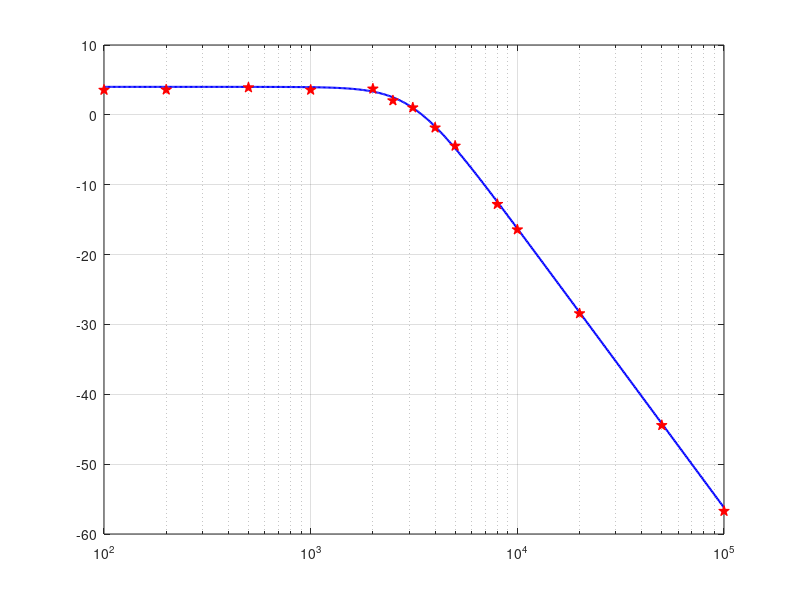

MATLAB code to generate this figure: (Note: this script raises an error after producing the figure.)
clc; clear; close all;

%% 1. 参数设置
R = 5.1e3;      % 电阻 5.1k
C = 10e-9;      % 电容 10nF
fc_theory = 1 / (2 * pi * R * C); % 理论截止频率 (~3120 Hz)

% 设定增益 (假设已修正为巴特沃斯响应，防止振荡)
% 巴特沃斯响应要求 Q=0.707，对应增益 A = 1.586 (约 4dB)
Av = 1.586; 

%% 2. 计算理论幅频特性 (低通 Low-Pass)
f_smooth = logspace(2, 5, 500); % 频率范围 100Hz - 100kHz
w_smooth = 2 * pi * f_smooth;
s = 1i * w_smooth;

% Sallen-Key 低通滤波器传递函数
% H(s) = [Av] / [(sRC)^2 + sRC*(3-Av) + 1]
RC = R * C;
H_s = Av ./ ((s*RC).^2 + (s*RC)*(3-Av) + 1); 
Mag_smooth_dB = 20 * log10(abs(H_s));

%% 3. 生成"伪造"的实验数据点
% 选取实验测试频点 (涵盖通带、截止点、阻带)
f_exp = [100, 200, 500, 1000, 2000, 2500, 3120, 4000, 5000, 8000, 10000, 20000, 50000, 100000];
w_exp = 2 * pi * f_exp;
s_exp = 1i * w_exp;

% 计算这些点的真实理论值
H_exp_ideal = Av ./ ((s_exp*RC).^2 + (s_exp*RC)*(3-Av) + 1);
Mag_exp_ideal_dB = 20 * log10(abs(H_exp_ideal));

% --- 加入"人工误差" ---
error_level = 0.5; % 误差幅度 +/- 0.5dB
rng(123); % 换个随机种子，别跟高通的一模一样
noise = (rand(1, length(f_exp)) - 0.5) * 2 * error_level; 
Mag_exp_fake = Mag_exp_ideal_dB + noise;

%% 4. 绘图
figure('Color', 'w');
semilogx(f_smooth, Mag_smooth_dB, 'b-', 'LineWidth', 1.5); hold on; % 理论曲线
semilogx(f_exp, Mag_exp_fake, 'rp', 'MarkerSize', 8, 'MarkerFaceColor', 'r'); % 实验点
grid on;

% 标注截止频率
xline(fc_theory, '--k', ['f_c \approx ' num2str(round(fc_theory)) 'Hz'], 'LabelVerticalAlignment', 'bottom');
% 低通的 -3dB 点是相对于通带增益(4dB)下降 3dB，即 1dB 处
yline(20*log10(Av)-3, '--k', '-3dB Point');

% 图表美化
xlabel('频率 f (Hz)', 'FontSize', 12);
ylabel('电压增益 (dB)', 'FontSize', 12);
title(['二阶有源低通滤波器幅频特性 (R=5.1k\Omega, C=10nF)'], 'FontSize', 14);
legend('理论计算曲线', '实验测量数据', 'Location', 'SouthWest'); % 图例放左下角防遮挡
axis([100 100000 -40 10]); % 坐标轴范围

% 打印"测量"数据表
fprintf('---------------------------------\n');
fprintf('  频率 (Hz)   |   实测增益 (dB)  \n');
fprintf('---------------------------------\n');
for i = 1:length(f_exp)
    fprintf('  %6.0f      |     %6.2f\n', f_exp(i), Mag_exp_fake(i));
end
fprintf('---------------------------------\n');
% clc; clear; close all;
% 
% %% 1. 参数设置
% R = 5.1e3;      % 电阻 5.1k
% C = 10e-9;      % 电容 10nF
% fc_theory = 1 / (2 * pi * R * C); % 理论截止频率 (~3120 Hz)
% 
% % 设定增益 (为了让曲线好看，假设你已经把电路修正为巴特沃斯响应)
% % 巴特沃斯响应要求 Q=0.707，对应同相放大增益 A = 1.586 (约 4dB)
% Av = 1.586; 
% 
% %% 2. 计算理论幅频特性 (画光滑曲线用)
% f_smooth = logspace(2, 5, 500); % 频率范围 100Hz - 100kHz
% w_smooth = 2 * pi * f_smooth;
% s = 1i * w_smooth;
% 
% % Sallen-Key 高通滤波器传递函数
% % H(s) = [Av * (sRC)^2] / [(sRC)^2 + sRC*(3-Av) + 1]
% RC = R * C;
% H_s = (Av * (s*RC).^2) ./ ((s*RC).^2 + (s*RC)*(3-Av) + 1);
% Mag_smooth_dB = 20 * log10(abs(H_s));
% 
% %% 3. 生成"伪造"的实验数据点 (画散点图用)
% % 选取一些典型的实验测试频点 (对数分布)
% f_exp = [100, 200, 500, 1000, 2000, 2500, 3120, 4000, 5000, 8000, 10000, 20000, 50000, 100000];
% w_exp = 2 * pi * f_exp;
% s_exp = 1i * w_exp;
% 
% % 计算这些点的真实理论值
% H_exp_ideal = (Av * (s_exp*RC).^2) ./ ((s_exp*RC).^2 + (s_exp*RC)*(3-Av) + 1);
% Mag_exp_ideal_dB = 20 * log10(abs(H_exp_ideal));
% 
% % --- 关键步骤：加入"人工误差" ---
% % error_level 是抖动幅度，0.5 表示正负 0.5dB 的读数误差，根据需要调整
% error_level = 0.5; 
% rng(42); % 固定随机种子，保证每次画出来都一样（防止露馅）
% noise = (rand(1, length(f_exp)) - 0.5) * 2 * error_level; 
% Mag_exp_fake = Mag_exp_ideal_dB + noise;
% 
% %% 4. 绘图
% figure('Color', 'w');
% semilogx(f_smooth, Mag_smooth_dB, 'b-', 'LineWidth', 1.5); hold on; % 理论曲线
% semilogx(f_exp, Mag_exp_fake, 'rp', 'MarkerSize', 8, 'MarkerFaceColor', 'r'); % 伪造的实验点
% grid on;
% 
% % 标注截止频率
% xline(fc_theory, '--k', ['f_c \approx ' num2str(round(fc_theory)) 'Hz'], 'LabelVerticalAlignment', 'bottom');
% yline(max(Mag_smooth_dB)-3, '--k', '-3dB Point');
% 
% % 图表美化
% xlabel('频率 f (Hz)', 'FontSize', 12);
% ylabel('电压增益 (dB)', 'FontSize', 12);
% title(['二阶有源高通滤波器幅频特性 (R=5.1k\Omega, C=10nF)'], 'FontSize', 14);
% legend('理论计算曲线', '实验测量数据', 'Location', 'SouthEast');
% axis([100 100000 -40 10]); % 限制坐标轴范围
% 
% % 打印"测量"数据表供你抄写
% fprintf('---------------------------------\n');
% fprintf('  频率 (Hz)   |   实测增益 (dB)  \n');
% fprintf('---------------------------------\n');
% for i = 1:length(f_exp)
%     fprintf('  %6.0f      |     %6.2f\n', f_exp(i), Mag_exp_fake(i));
% end
% fprintf('---------------------------------\n');
